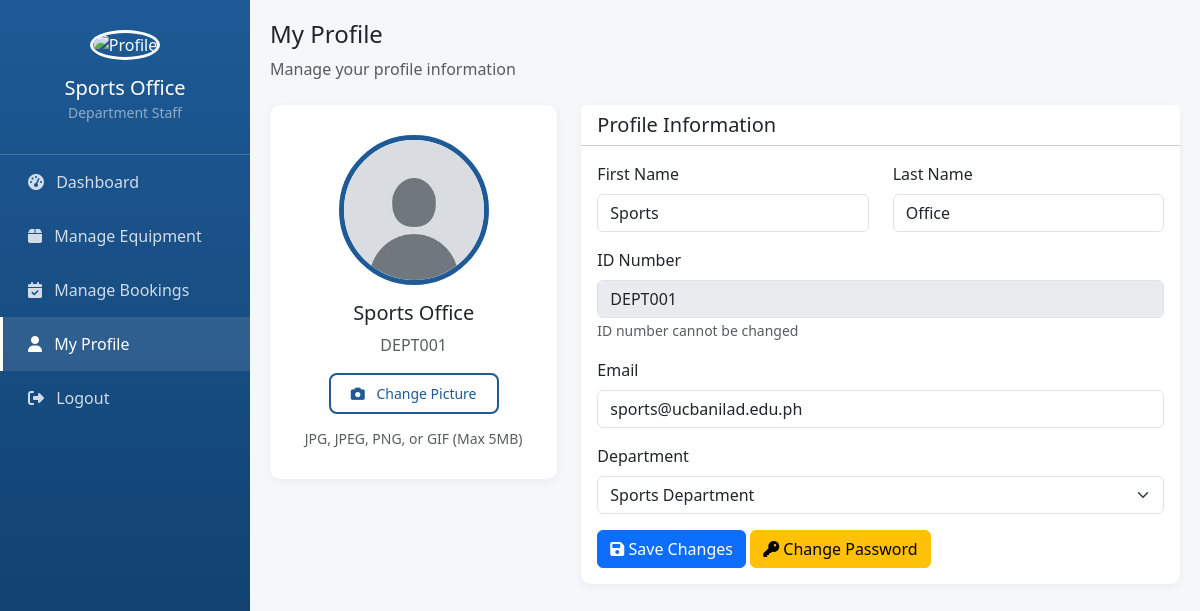
/department/profile.php (signed in), run on the app's committed database.
### tables this page shows
CREATE TABLE IF NOT EXISTS users (
    id INT PRIMARY KEY AUTO_INCREMENT,
    id_number VARCHAR(50) UNIQUE NOT NULL,
    email VARCHAR(100) UNIQUE NOT NULL,
    password VARCHAR(255) NOT NULL,
    first_name VARCHAR(50) NOT NULL,
    last_name VARCHAR(50) NOT NULL,
    role ENUM('user', 'admin', 'department') DEFAULT 'user',
    department VARCHAR(100),
    profile_picture VARCHAR(255) DEFAULT 'default-avatar.png',
    status ENUM('active', 'inactive') DEFAULT 'active',
    created_at TIMESTAMP DEFAULT CURRENT_TIMESTAMP
);

### config.php (called while the page is built, shortened)
<?php
function getProfilePicture($filename) {
    $defaultFile = 'default-avatar.jpg';
    $uploadPath = __DIR__ . '/' . PROFILE_UPLOAD_DIR;
    $uploadUrl = BASE_URL . PROFILE_UPLOAD_DIR;
    if (empty($filename) || !file_exists($uploadPath . $filename)) {
        return $uploadUrl . $defaultFile;
    }
    return $uploadUrl . $filename;
}

### department/profile.php (the view, shortened to what this page needs)
<?php
require_once '../config.php';
$user_id = $_SESSION['user_id'];
$sql = "SELECT * FROM users WHERE id = ?";
$stmt = $conn->prepare($sql);
$stmt->bind_param("i", $user_id);
$stmt->execute();
$user = $stmt->get_result()->fetch_assoc();
?>
<!DOCTYPE html>
<html lang="en">
<head>
    <link href="https://cdn.jsdelivr.net/npm/bootstrap@5.3.0/dist/css/bootstrap.min.css" rel="stylesheet">
    <link rel="stylesheet" href="https://cdnjs.cloudflare.com/ajax/libs/font-awesome/6.4.0/css/all.min.css">
</head>
<body>
    <div class="sidebar">
        <div class="profile-section">
            <img src="<?php echo BASE_URL . PROFILE_UPLOAD_DIR . $_SESSION['profile_picture']; ?>" class="profile-img" alt="Profile">
            <h5 class="mt-3 mb-0"><?php echo $_SESSION['first_name'] . ' ' . $_SESSION['last_name']; ?></h5>
            <small class="text-white-50">Department Staff</small>
        </div>
        <nav class="nav flex-column">
            <a class="nav-link" href="dashboard.php">
                <i class="fas fa-tachometer-alt me-2"></i> Dashboard
            </a>
            <a class="nav-link" href="manage_equipment.php">
                <i class="fas fa-box me-2"></i> Manage Equipment
            </a>
            <a class="nav-link" href="manage_bookings.php">
                <i class="fas fa-calendar-check me-2"></i> Manage Bookings
            </a>
            <a class="nav-link active" href="profile.php">
                <i class="fas fa-user me-2"></i> My Profile
            </a>
            <a class="nav-link" href="../logout.php">
                <i class="fas fa-sign-out-alt me-2"></i> Logout
            </a>
        </nav>
    </div>
    <div class="main-content">
        <div class="mb-4">
            <h4>My Profile</h4>
            <p class="text-muted">Manage your profile information</p>
        </div>
        <div class="row">
            <div class="col-lg-4 col-md-12 mb-4">
                <div class="card">
                    <div class="card-body profile-picture-section">
                        <img src="<?= getProfilePicture($_SESSION['profile_picture']) ?>" class="profile-picture-large mb-3" alt="Profile">
                        <h5><?php echo $user['first_name'] . ' ' . $user['last_name']; ?></h5>
                        <p class="text-muted mb-3"><?php echo $user['id_number']; ?></p>
                        <form method="POST" enctype="multipart/form-data" id="pictureForm">
                            <div class="upload-btn-wrapper">
                                <button class="upload-btn" type="button">
                                    <i class="fas fa-camera me-2"></i> Change Picture
                                </button>
                            </div>
                        </form>
                        <small class="text-muted d-block mt-2">JPG, JPEG, PNG, or GIF (Max 5MB)</small>
                    </div>
                </div>
            </div>
            <div class="col-lg-8 col-md-12">
                <div class="card">
                    <div class="card-header bg-white">
                        <h5 class="mb-0">Profile Information</h5>
                    </div>
                    <div class="card-body">
                        <form method="POST">
                            <div class="row">
                                <div class="col-md-6 mb-3">
                                    <label class="form-label">First Name</label>
                                    <input type="text" name="first_name" class="form-control" value="<?php echo htmlspecialchars($user['first_name']); ?>" required>
                                </div>
                                <div class="col-md-6 mb-3">
                                    <label class="form-label">Last Name</label>
                                    <input type="text" name="last_name" class="form-control" value="<?php echo htmlspecialchars($user['last_name']); ?>" required>
                                </div>
                            </div>
                            <div class="mb-3">
                                <label class="form-label">ID Number</label>
                                <input type="text" class="form-control" value="<?php echo htmlspecialchars($user['id_number']); ?>" disabled>
                                <small class="text-muted">ID number cannot be changed</small>
                            </div>
                            <div class="mb-3">
                                <label class="form-label">Email</label>
                                <input type="email" name="email" class="form-control" value="<?php echo htmlspecialchars($user['email']); ?>" required>
                            </div>
                            <div class="mb-3">
                                <label class="form-label">Department</label>
                                <select name="department" class="form-select" required>
                                    <?php
                                    $departments = ['Computer Science', 'Engineering', 'Business Administration', 'Education', 'Arts and Sciences', 'Medical Technology', 'Nursing', 'Architecture', 'Administration', 'Sports Department'];
                                    foreach ($departments as $dept) {
                                        $selected = ($user['department'] == $dept) ? 'selected' : '';
                                        echo "<option value='$dept' $selected>$dept</option>";
                                    }
                                    ?>
                                </select>
                            </div>
                            <button type="submit" name="update_profile" class="btn btn-primary">
                                <i class="fas fa-save"></i> Save Changes
                            </button>
                            <a href="change_password.php" class="btn btn-warning">
                                <i class="fas fa-key"></i> Change Password
                            </a>
                        </form>
                    </div>
                </div>
            </div>
        </div>
    </div>
</body>
</html>

### department/profile.php (style rules this page uses)
:root { --primary-blue: #1e5a96; }
body { background: #f5f7fa; }
.sidebar { min-height: 100vh; background: linear-gradient(180deg, var(--primary-blue), #0d3b66); color: white; position: fixed; width: 250px; }
.sidebar .profile-section { padding: 30px 20px; text-align: center; border-bottom: 1px solid rgba(255,255,255,0.2); }
.sidebar .profile-img { width: 80px; height: 80px; border-radius: 50%; border: 3px solid white; object-fit: cover; }
.sidebar .nav-link { color: rgba(255,255,255,0.8); padding: 15px 25px; transition: all 0.3s; border-left: 3px solid transparent; }
.sidebar .nav-link:hover, .sidebar .nav-link.active { background: rgba(255,255,255,0.1); color: white; border-left-color: white; }
.main-content { margin-left: 250px; padding: 20px; }
.card { border: none; border-radius: 10px; box-shadow: 0 2px 10px rgba(0,0,0,0.05); }
.profile-picture-section { text-align: center; padding: 30px; }
.profile-picture-large { width: 150px; height: 150px; border-radius: 50%; border: 5px solid var(--primary-blue); object-fit: cover; }
.upload-btn-wrapper { position: relative; overflow: hidden; display: inline-block; }
.upload-btn { border: 2px solid var(--primary-blue); color: var(--primary-blue); background-color: white; padding: 8px 20px; border-radius: 8px; font-size: 14px; cursor: pointer; }

### data on the page
users: first_name "Sports", last_name "Office", id_number "DEPT001", email "sports@ucbanilad.edu.ph"

### other printed values
$_SESSION['first_name'] "Sports"
$_SESSION['last_name'] "Office"
form field department "Sports Department"
